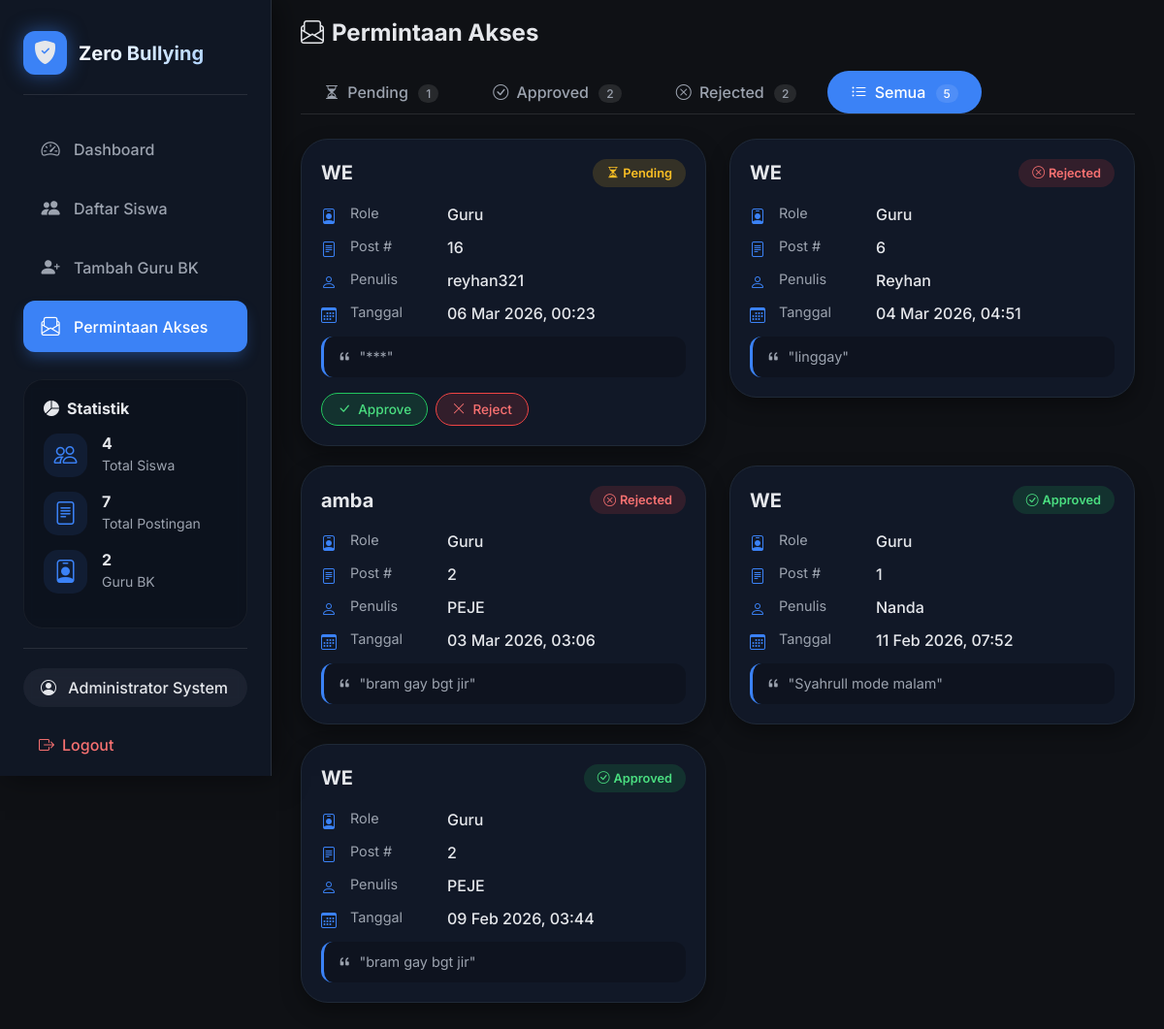
Screenshot of /permintaan_akses.php?status=all (signed in) with the database file from the repository.
### tables this page shows
CREATE TABLE `access_requests` (
  `id` int(11) NOT NULL AUTO_INCREMENT,
  `post_id` int(11) NOT NULL,
  `guru_id` int(11) NOT NULL,
  `status` enum('pending','approved','rejected') DEFAULT 'pending',
  `is_read` tinyint(1) DEFAULT 0,
  `created_at` timestamp NULL DEFAULT current_timestamp(),
  PRIMARY KEY (`id`),
  KEY `post_id` (`post_id`),
  KEY `guru_id` (`guru_id`),
  CONSTRAINT `access_requests_ibfk_1` FOREIGN KEY (`post_id`) REFERENCES `posts` (`id`) ON DELETE CASCADE,
  CONSTRAINT `access_requests_ibfk_2` FOREIGN KEY (`guru_id`) REFERENCES `users` (`id`) ON DELETE CASCADE
);

CREATE TABLE `users` (
  `id` int(11) NOT NULL AUTO_INCREMENT,
  `fullname` varchar(100) NOT NULL,
  `username` varchar(50) NOT NULL,
  `email` varchar(100) DEFAULT NULL,
  `password` varchar(255) NOT NULL,
  `role` enum('user','admin','guru') NOT NULL,
  `kelas` varchar(20) DEFAULT NULL,
  `jurusan` varchar(50) DEFAULT NULL,
  `gender` enum('L','P') DEFAULT NULL,
  `no_telp` varchar(15) DEFAULT NULL,
  PRIMARY KEY (`id`),
  UNIQUE KEY `username` (`username`)
);

CREATE TABLE `posts` (
  `id` int(11) NOT NULL AUTO_INCREMENT,
  `user_id` int(11) NOT NULL,
  `content` text NOT NULL,
  `photo` varchar(255) DEFAULT NULL,
  `created_at` timestamp NULL DEFAULT current_timestamp(),
  PRIMARY KEY (`id`),
  KEY `user_id` (`user_id`),
  CONSTRAINT `posts_ibfk_1` FOREIGN KEY (`user_id`) REFERENCES `users` (`id`) ON DELETE CASCADE
);

### permintaan_akses.php (the view, shortened to what this page needs)
<?php
include 'config.php';
$status_filter = isset($_GET['status']) ? $_GET['status'] : 'pending';
$where_clause = ($status_filter === 'all') ? "" : "WHERE ar.status = '" . mysqli_real_escape_string($conn, $status_filter) . "'";
$query_requests = "SELECT ar.*, u.fullname AS guru_name, u.role AS guru_role, p.content AS post_content, pu.fullname AS post_author
                   FROM access_requests ar
                   JOIN users u ON ar.guru_id = u.id
                   JOIN posts p ON ar.post_id = p.id
                   JOIN users pu ON p.user_id = pu.id
                   $where_clause
                   ORDER BY ar.created_at DESC";
$result_requests = mysqli_query($conn, $query_requests);
$total_users = mysqli_num_rows(mysqli_query($conn, "SELECT id FROM users WHERE role='user'"));
$total_posts = mysqli_num_rows(mysqli_query($conn, "SELECT id FROM posts"));
$total_guru = mysqli_num_rows(mysqli_query($conn, "SELECT id FROM users WHERE role='guru'"));
$count_pending = mysqli_num_rows(mysqli_query($conn, "SELECT id FROM access_requests WHERE status='pending'"));
$count_approved = mysqli_num_rows(mysqli_query($conn, "SELECT id FROM access_requests WHERE status='approved'"));
$count_rejected = mysqli_num_rows(mysqli_query($conn, "SELECT id FROM access_requests WHERE status='rejected'"));
$count_all = $count_pending + $count_approved + $count_rejected;
?>
<!DOCTYPE html>
<html lang="id">
<head>
    <link rel="stylesheet" href="https://cdn.jsdelivr.net/npm/bootstrap@5.3.0/dist/css/bootstrap.min.css">
    <link rel="stylesheet" href="https://cdn.jsdelivr.net/npm/bootstrap-icons@1.11.1/font/bootstrap-icons.css">
</head>
<body>
<div class="sidebar-fixed">
    <div class="sidebar-brand">
        <div class="brand-icon"><i class="bi bi-shield-fill-check"></i></div>
        <span class="brand-name">Zero Bullying</span>
    </div>
    <div class="nav-menu">
        <a href="admin_dashboard.php" class="nav-link-custom"><i class="bi bi-speedometer2"></i> Dashboard</a>
        <a href="daftar_siswa.php" class="nav-link-custom"><i class="bi bi-people-fill"></i> Daftar Siswa</a>
        <a href="tambah_guru.php" class="nav-link-custom"><i class="bi bi-person-plus-fill"></i> Tambah Guru BK</a>
        <a href="permintaan_akses.php" class="nav-link-custom active"><i class="bi bi-envelope-paper"></i> Permintaan Akses</a>
    </div>
    <div class="stats-sidebar">
        <h6 class="fw-bold mb-3 white-text"><i class="bi bi-pie-chart-fill me-2"></i>Statistik</h6>
        <div class="stat-item-sidebar">
            <div class="stat-icon"><i class="bi bi-people"></i></div>
            <div class="stat-info"><h6><?= $total_users ?></h6><small>Total Siswa</small></div>
        </div>
        <div class="stat-item-sidebar">
            <div class="stat-icon"><i class="bi bi-file-text"></i></div>
            <div class="stat-info"><h6><?= $total_posts ?></h6><small>Total Postingan</small></div>
        </div>
        <div class="stat-item-sidebar">
            <div class="stat-icon"><i class="bi bi-person-badge"></i></div>
            <div class="stat-info"><h6><?= $total_guru ?></h6><small>Guru BK</small></div>
        </div>
    </div>
    <div class="user-info">
        <div class="user-greeting"><i class="bi bi-person-circle me-2"></i> <?= htmlspecialchars($_SESSION['fullname']); ?></div>
        <a href="logout.php" class="logout-link"><i class="bi bi-box-arrow-right me-2"></i> Logout</a>
    </div>
</div>
<div class="main-content">
    <h4 class="fw-bold white-text mb-4"><i class="bi bi-envelope-paper me-2"></i>Permintaan Akses</h4>
    <ul class="nav nav-tabs-custom">
        <li class="nav-item">
            <a class="nav-link <?= $status_filter == 'pending' ? 'active' : '' ?>" href="permintaan_akses.php?status=pending">
                <i class="bi bi-hourglass-split me-1"></i> Pending <span class="count-badge"><?= $count_pending ?></span>
            </a>
        </li>
        <li class="nav-item">
            <a class="nav-link <?= $status_filter == 'approved' ? 'active' : '' ?>" href="permintaan_akses.php?status=approved">
                <i class="bi bi-check-circle me-1"></i> Approved <span class="count-badge"><?= $count_approved ?></span>
            </a>
        </li>
        <li class="nav-item">
            <a class="nav-link <?= $status_filter == 'rejected' ? 'active' : '' ?>" href="permintaan_akses.php?status=rejected">
                <i class="bi bi-x-circle me-1"></i> Rejected <span class="count-badge"><?= $count_rejected ?></span>
            </a>
        </li>
        <li class="nav-item">
            <a class="nav-link <?= $status_filter == 'all' ? 'active' : '' ?>" href="permintaan_akses.php?status=all">
                <i class="bi bi-list-ul me-1"></i> Semua <span class="count-badge"><?= $count_all ?></span>
            </a>
        </li>
    </ul>
    <?php if (mysqli_num_rows($result_requests) > 0): ?>
        <div class="row">
            <?php while($req = mysqli_fetch_assoc($result_requests)): ?>
                <div class="col-md-6">
                    <div class="request-card">
                        <div class="d-flex justify-content-between align-items-center mb-3">
                            <h5 class="fw-bold white-text mb-0"><?= htmlspecialchars($req['guru_name']) ?></h5>
                            <?php if ($req['status'] === 'pending'): ?>
                                <span class="badge-pending"><i class="bi bi-hourglass-split me-1"></i>Pending</span>
                            <?php elseif ($req['status'] === 'approved'): ?>
                                <span class="badge-approved"><i class="bi bi-check-circle me-1"></i>Approved</span>
                            <?php else: ?>
                                <span class="badge-rejected"><i class="bi bi-x-circle me-1"></i>Rejected</span>
                            <?php endif; ?>
                        </div>
                        <div class="info-row">
                            <span class="info-icon"><i class="bi bi-person-badge"></i></span>
                            <span class="info-label">Role</span>
                            <span class="info-value"><?= htmlspecialchars(ucfirst($req['guru_role'])) ?></span>
                        </div>
                        <div class="info-row">
                            <span class="info-icon"><i class="bi bi-file-text"></i></span>
                            <span class="info-label">Post #</span>
                            <span class="info-value"><?= $req['post_id'] ?></span>
                        </div>
                        <div class="info-row">
                            <span class="info-icon"><i class="bi bi-person"></i></span>
                            <span class="info-label">Penulis</span>
                            <span class="info-value"><?= htmlspecialchars($req['post_author']) ?></span>
                        </div>
                        <div class="info-row">
                            <span class="info-icon"><i class="bi bi-calendar3"></i></span>
                            <span class="info-label">Tanggal</span>
                            <span class="info-value"><?= date('d M Y, H:i', strtotime($req['created_at'])) ?></span>
                        </div>
                        <div class="post-snippet">
                            <i class="bi bi-quote me-1"></i> "<?= htmlspecialchars(mb_strimwidth($req['post_content'], 0, 120, '...')) ?>"
                        </div>
                        <?php if ($req['status'] === 'pending'): ?>
                            <div class="d-flex gap-2 mt-3">
                                <a href="permintaan_akses.php?action=approve&req_id=<?= $req['id'] ?>&status=<?= $status_filter ?>" class="btn-approve" onclick="return confirm('Setujui permintaan ini?')">
                                    <i class="bi bi-check-lg me-1"></i> Approve
                                </a>
                                <a href="permintaan_akses.php?action=reject&req_id=<?= $req['id'] ?>&status=<?= $status_filter ?>" class="btn-reject" onclick="return confirm('Tolak permintaan ini?')">
                                    <i class="bi bi-x-lg me-1"></i> Reject
                                </a>
                            </div>
                        <?php endif; ?>
                    </div>
                </div>
            <?php endwhile; ?>
        </div>
    <?php endif; ?>
</div>
</body>
</html>

### rows the page displays
access_requests: guru.fullname "WE", status "pending" (drawn), guru.role "Guru", post "16", users.fullname "reyhan321", created_at "06 Mar 2026, 00:23", post.content "***"
access_requests: guru.fullname "WE", status "rejected" (drawn), guru.role "Guru", post "6", users.fullname "Reyhan", created_at "04 Mar 2026, 04:51", post.content "linggay"
access_requests: guru.fullname "amba", status "rejected" (drawn), guru.role "Guru", post "2", users.fullname "PEJE", created_at "03 Mar 2026, 03:06", post.content "bram gay bgt jir"
access_requests: guru.fullname "WE", status "approved" (drawn), guru.role "Guru", post "1", users.fullname "Nanda", created_at "11 Feb 2026, 07:52", post.content "Syahrull mode malam"
access_requests: guru.fullname "WE", status "approved" (drawn), guru.role "Guru", post "2", users.fullname "PEJE", created_at "09 Feb 2026, 03:44", post.content "bram gay bgt jir"

### other values shown
$total_users "4"
$total_posts "7"
$total_guru "2"
$_SESSION['fullname'] "Administrator System"
$count_pending "1"
$count_approved "2"
$count_rejected "2"
$count_all "5"
